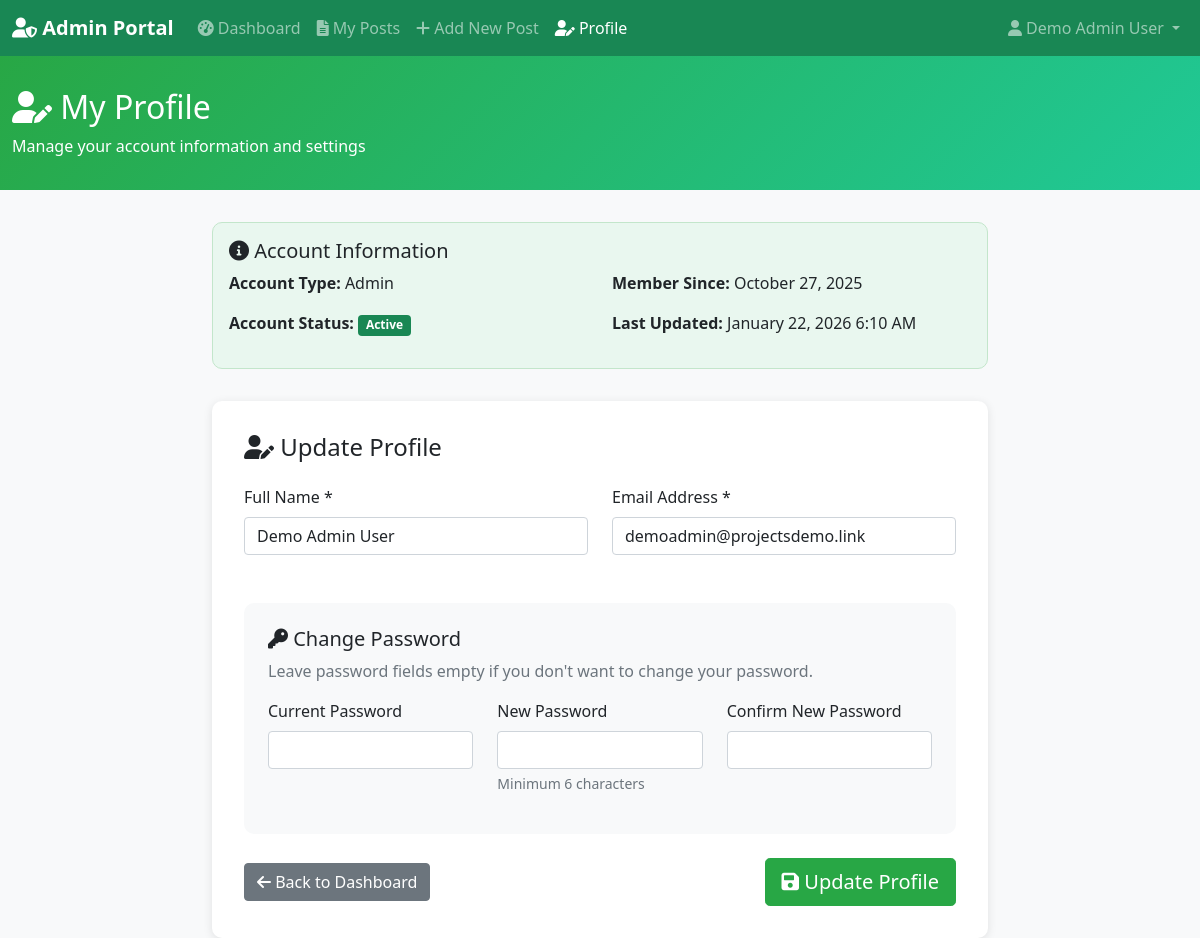
The app's page /admin/profile.php (signed in) with its own data.
### tables this page shows
CREATE TABLE `users` (
  `id` int(11) NOT NULL,
  `name` varchar(255) NOT NULL,
  `username` varchar(100) NOT NULL,
  `email` varchar(255) NOT NULL,
  `password` varchar(255) NOT NULL,
  `role` enum('admin','super_admin') NOT NULL DEFAULT 'admin',
  `status` enum('active','inactive') NOT NULL DEFAULT 'active',
  `created_at` timestamp NULL DEFAULT current_timestamp(),
  `updated_at` timestamp NULL DEFAULT current_timestamp() ON UPDATE current_timestamp(),
  `last_login` timestamp NULL DEFAULT NULL
);

### admin/profile.php (the view, shortened to what this page needs)
<?php
require_once '../db.php';
$admin_id = $_SESSION['user_id'];
$stmt = $pdo->prepare("SELECT * FROM users WHERE id = ?");
$stmt->execute([$admin_id]);
$admin_data = $stmt->fetch();
?>
<!DOCTYPE html>
<html lang="en">
<head>
    <link href="https://cdn.jsdelivr.net/npm/bootstrap@5.1.3/dist/css/bootstrap.min.css" rel="stylesheet">
    <link href="https://cdnjs.cloudflare.com/ajax/libs/font-awesome/6.0.0/css/all.min.css" rel="stylesheet">
</head>
<body>
    <nav class="navbar navbar-expand-lg navbar-dark bg-success">
        <div class="container-fluid">
            <a class="navbar-brand" href="dashboard.php">
                <i class="fas fa-user-shield"></i> Admin Portal
            </a>
            <div class="collapse navbar-collapse" id="navbarNav">
                <ul class="navbar-nav me-auto">
                    <li class="nav-item">
                        <a class="nav-link" href="dashboard.php">
                            <i class="fas fa-tachometer-alt"></i> Dashboard
                        </a>
                    </li>
                    <li class="nav-item">
                        <a class="nav-link" href="posts.php">
                            <i class="fas fa-file-alt"></i> My Posts
                        </a>
                    </li>
                    <li class="nav-item">
                        <a class="nav-link" href="add-post.php">
                            <i class="fas fa-plus"></i> Add New Post
                        </a>
                    </li>
                    <li class="nav-item">
                        <a class="nav-link active" href="profile.php">
                            <i class="fas fa-user-edit"></i> Profile
                        </a>
                    </li>
                </ul>
                <ul class="navbar-nav">
                    <li class="nav-item dropdown">
                        <a class="nav-link dropdown-toggle" href="#" role="button" data-bs-toggle="dropdown">
                            <i class="fas fa-user"></i> <?php echo htmlspecialchars($_SESSION['name']); ?>
                        </a>
                    </li>
                </ul>
            </div>
        </div>
    </nav>
    <div class="profile-header">
        <div class="container-fluid">
            <div class="row">
                <div class="col-12">
                    <h2><i class="fas fa-user-edit"></i> My Profile</h2>
                    <p class="mb-0">Manage your account information and settings</p>
                </div>
            </div>
        </div>
    </div>
    <div class="container-fluid">
        <div class="row justify-content-center">
            <div class="col-xl-8 col-lg-10">
                <div class="info-card">
                    <h5><i class="fas fa-info-circle"></i> Account Information</h5>
                    <div class="row">
                        <div class="col-md-6">
                            <p><strong>Account Type:</strong> <?php echo ucfirst($admin_data['role']); ?></p>
                            <p><strong>Account Status:</strong>
                                <span class="badge bg-<?php echo $admin_data['status'] === 'active' ? 'success' : 'danger'; ?>">
                                    <?php echo ucfirst($admin_data['status']); ?>
                                </span>
                            </p>
                        </div>
                        <div class="col-md-6">
                            <p><strong>Member Since:</strong> <?php echo date('F j, Y', strtotime($admin_data['created_at'])); ?></p>
                            <p><strong>Last Updated:</strong> <?php echo date('F j, Y g:i A', strtotime($admin_data['updated_at'])); ?></p>
                        </div>
                    </div>
                </div>
                <div class="profile-card">
                    <h4 class="mb-4"><i class="fas fa-user-edit"></i> Update Profile</h4>
                    <form method="POST" action="">
                        <div class="row">
                            <div class="col-md-6">
                                <div class="mb-3">
                                    <label for="name" class="form-label">Full Name *</label>
                                    <input type="text" class="form-control" id="name" name="name"
                                           value="<?php echo htmlspecialchars($admin_data['name']); ?>" required>
                                </div>
                            </div>
                            <div class="col-md-6">
                                <div class="mb-3">
                                    <label for="email" class="form-label">Email Address *</label>
                                    <input type="email" class="form-control" id="email" name="email"
                                           value="<?php echo htmlspecialchars($admin_data['email']); ?>" required>
                                </div>
                            </div>
                        </div>
                        <div class="password-section">
                            <h5><i class="fas fa-key"></i> Change Password</h5>
                            <p class="text-muted mb-3">Leave password fields empty if you don't want to change your password.</p>
                            <div class="row">
                                <div class="col-md-4">
                                    <div class="mb-3">
                                        <label for="current_password" class="form-label">Current Password</label>
                                        <input type="password" class="form-control" id="current_password" name="current_password">
                                    </div>
                                </div>
                                <div class="col-md-4">
                                    <div class="mb-3">
                                        <label for="new_password" class="form-label">New Password</label>
                                        <input type="password" class="form-control" id="new_password" name="new_password">
                                        <div class="form-text">Minimum 6 characters</div>
                                    </div>
                                </div>
                                <div class="col-md-4">
                                    <div class="mb-3">
                                        <label for="confirm_password" class="form-label">Confirm New Password</label>
                                        <input type="password" class="form-control" id="confirm_password" name="confirm_password">
                                    </div>
                                </div>
                            </div>
                        </div>
                        <div class="d-flex justify-content-between align-items-center mt-4">
                            <a href="dashboard.php" class="btn btn-secondary">
                                <i class="fas fa-arrow-left"></i> Back to Dashboard
                            </a>
                            <button type="submit" class="btn btn-success btn-lg">
                                <i class="fas fa-save"></i> Update Profile
                            </button>
                        </div>
                    </form>
                </div>
            </div>
        </div>
    </div>
</body>
</html>

### admin/profile.php (style rules this page uses)
body { background-color: #f8f9fa; }
.navbar-brand { font-weight: 600; }
.profile-header { background: linear-gradient(135deg, #28a745 0%, #20c997 100%); color: white; padding: 2rem 0; margin-bottom: 2rem; }
.profile-card { background: white; border-radius: 10px; box-shadow: 0 2px 10px rgba(0,0,0,0.1); padding: 2rem; }
.btn-success { background: #28a745; border-color: #28a745; }
.password-section { background-color: #f8f9fa; padding: 1.5rem; border-radius: 10px; margin-top: 2rem; }
.info-card { background: #e9f7ef; border: 1px solid #c3e6cb; border-radius: 10px; padding: 1rem; margin-bottom: 2rem; }

### records on screen
users: role "Admin", status "Active", created_at "October 27, 2025", updated_at "January 22, 2026 6:10 AM", name "Demo Admin User", email "demoadmin@projectsdemo.link"

### other values on screen
$_SESSION['name'] "Demo Admin User"
